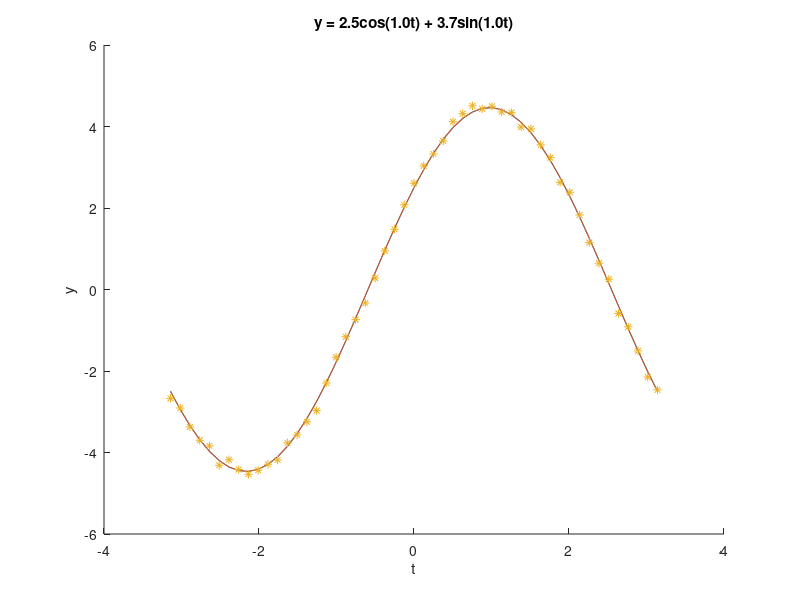

MATLAB code to generate this figure:
%
% Demonstrates determining the coefficients of a single sinusoid with
% known frequency:
%
% (w,t) = C*cos(wt) + D*sin(wt)
%
% First, the continuous form of the function is used to solve for the
% coefficients (through the use of numeric integration).  Next, discrete
% points are used.  Finally, discrete points, at values subject to noise
% and/or bias are used.
%
% Kurt Motekew  2022/07/31
%

close all;
clear;

  % Frequency, Hz
w1 = 1.0;

  % Coefficients of the sinusoid function: y(w,t) = C*cos(wt) + D*sin(wt)
  %                                               = A*cos(wt - phi)
c1 = 2.5;
d1 = 3.7; 

  % Mean and standard deviation of noise to be applied
mu = 0.0;
sigma = 0.1;

  % Fraction of period for time increment
frac_pd = .02;

%
% End user inputs
%

  % In terms of amplitude and phase offset
a1 = sqrt(c1*c1 + d1*d1);
phi1 = atan2(d1,c1);

  % Period and increment
pd = 2*pi/w1;
dt = frac_pd*pd;
t1 = -pd/2;
t2 = pd/2;
t = t1:dt:t2;

  % Truth
y1 = c1*cos(w1*t) + d1*sin(w1*t);
  % Noisy
y1_n = (mu + sigma*randn(1,size(y1,2))) + y1;

fprintf('\nFrequency %1.1f Hz', w1);
fprintf('\nPeriod %1.3e sec', pd);
fprintf('\nAmplitude %1.1f', a1);
fprintf('\nPhase %1.2f deg', 180*phi1/pi);
fprintf('\n');

figure; hold on;
plot(t, y1);
plot(t, a1*cos(w1*t - phi1));
plot(t, y1_n, '*');

%
% Determine coeffcients by integrating the sine wave definition
%

fun = @(t) (c1*cos(w1*t) + d1*sin(w1*t)).*cos(w1*t);
c1_hat = (2.0/pd)*integral(fun,t1,t2);
fun = @(t) (c1*cos(w1*t) + d1*sin(w1*t)).*sin(w1*t);
d1_hat = (2.0/pd)*integral(fun,t1,t2);

fprintf('\nDetermination using f(wt)');
fprintf('\nc1: %1.3f  vs.  c1: %1.3f', c1, c1_hat);
fprintf('\nd1: %1.3f  vs.  d1: %1.3f', d1, d1_hat);

%
% Determine coeffcients by integrating discrete points 
%

c1_hat = (2.0/pd)*trapz(t, y1.*cos(w1*t));
d1_hat = (2.0/pd)*trapz(t, y1.*sin(w1*t));

fprintf('\nDetermination using f[wt] with dt = %1.1e sec', dt);
fprintf('\nc1: %1.3f  vs.  c1: %1.3f', c1, c1_hat);
fprintf('\nd1: %1.3f  vs.  d1: %1.3f', d1, d1_hat);

%
% Determine coeffcients by integrating discrete points subject to
% noise and bias
%

c1_hat = (2.0/pd)*trapz(t, y1_n.*cos(w1*t));
d1_hat = (2.0/pd)*trapz(t, y1_n.*sin(w1*t));

fprintf('\nDetermination using f[wt] + N(%1.1f,%1.1f)', mu, sigma);
fprintf('\nc1: %1.3f  vs.  c1: %1.3f', c1, c1_hat);
fprintf('\nd1: %1.3f  vs.  d1: %1.3f', d1, d1_hat);

stitle = sprintf('y = %1.1fcos(%1.1ft) + %1.1fsin(%1.1ft)', c1, w1, d1, w1);
xlabel('t');
ylabel('y');
title(stitle);

fprintf('\n');
